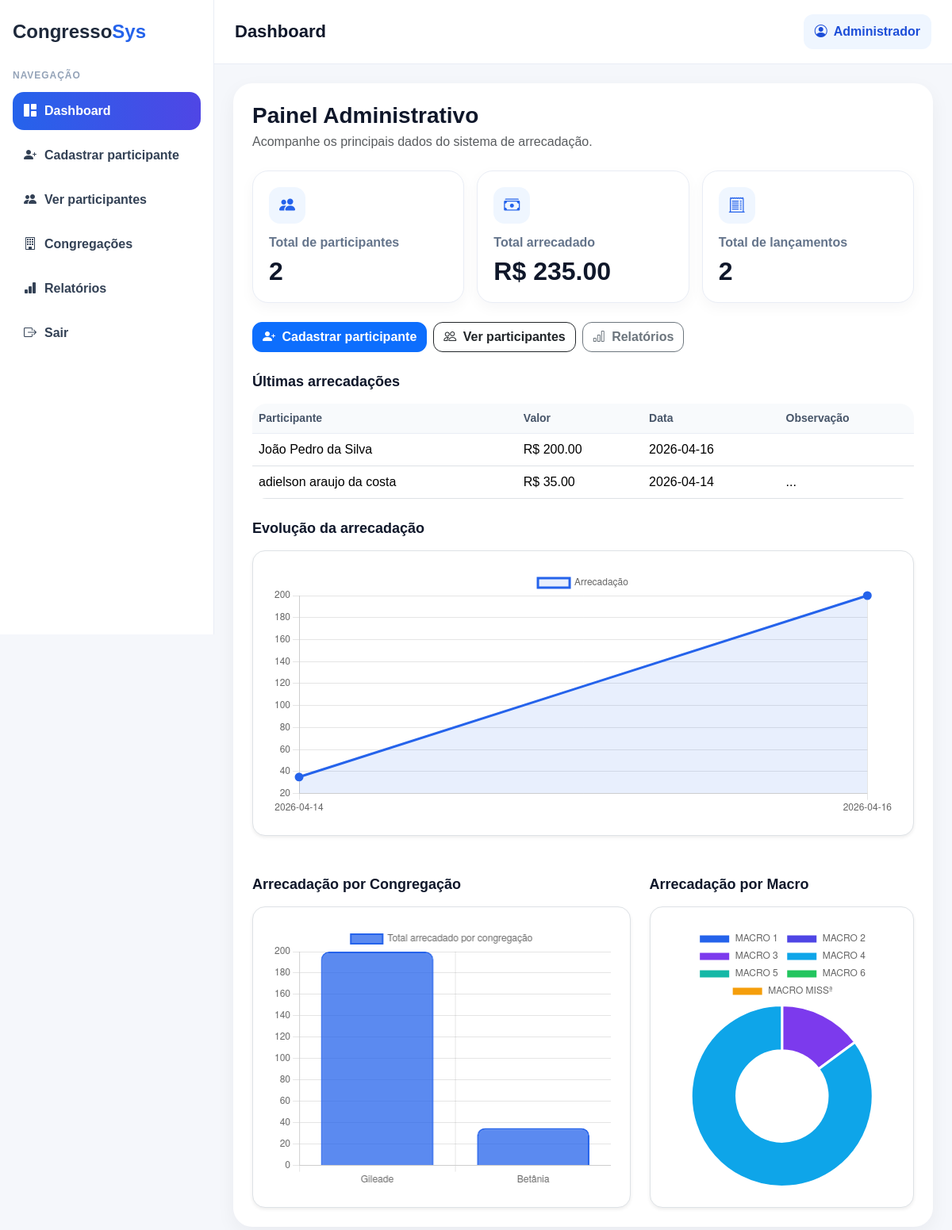
/dashboard (signed in), run on an earlier commit of the app's database.
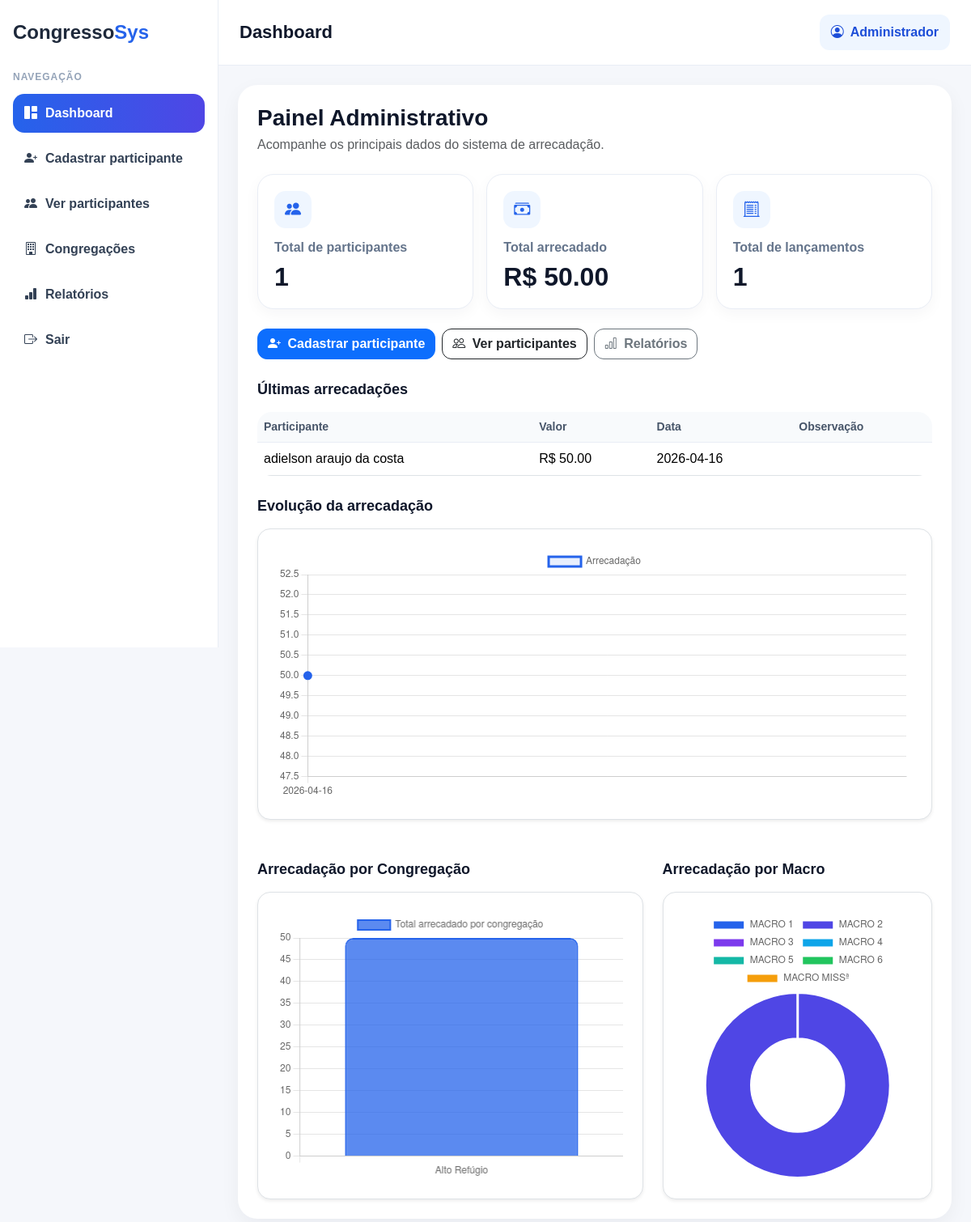
And on a later commit of the database.
### tables this page shows
CREATE TABLE arrecadacoes (
            id INTEGER PRIMARY KEY AUTOINCREMENT,
            participante_id INTEGER,
            valor REAL,
            data_lancamento TEXT,
            observacao TEXT,
            FOREIGN KEY (participante_id) REFERENCES participantes(id)
        );

CREATE TABLE participantes (
            id INTEGER PRIMARY KEY AUTOINCREMENT,
            nome_completo TEXT,
            data_nascimento TEXT,
            cpf TEXT UNIQUE,
            email TEXT,
            numero TEXT,
            nome_mae TEXT,
            congregacao TEXT
        );

### app.py (the view)
@app.route("/dashboard")
def dashboard():
    if "user_id" not in session:
        return redirect("/login")
    conn = get_db()
    total_participantes = conn.execute("""
        SELECT COUNT(*) AS total FROM participantes
    """).fetchone()["total"]
    total_arrecadado = conn.execute("""
        SELECT COALESCE(SUM(valor), 0) AS total FROM arrecadacoes
    """).fetchone()["total"]
    total_lancamentos = conn.execute("""
        SELECT COUNT(*) AS total FROM arrecadacoes
    """).fetchone()["total"]
    ultimas_arrecadacoes = conn.execute("""
        SELECT arrecadacoes.*, participantes.nome_completo
        FROM arrecadacoes
        JOIN participantes ON participantes.id = arrecadacoes.participante_id
        ORDER BY arrecadacoes.id DESC
        LIMIT 5
    """).fetchall()
    arrecadacao_por_congregacao = conn.execute("""
        SELECT participantes.congregacao, COALESCE(SUM(arrecadacoes.valor), 0) AS total
        FROM participantes
        LEFT JOIN arrecadacoes ON arrecadacoes.participante_id = participantes.id
        GROUP BY participantes.congregacao
        ORDER BY total DESC
        LIMIT 10
    """).fetchall()
    arrecadacao_por_macro = conn.execute("""
        SELECT macros.nome AS macro, COALESCE(SUM(arrecadacoes.valor), 0) AS total
        FROM macros
        LEFT JOIN congregacoes ON congregacoes.macro_id = macros.id
        LEFT JOIN participantes ON participantes.congregacao = congregacoes.nome
        LEFT JOIN arrecadacoes ON arrecadacoes.participante_id = participantes.id
        GROUP BY macros.id, macros.nome
        ORDER BY macros.nome
    """).fetchall()
    evolucao_arrecadacao = conn.execute("""
        SELECT data_lancamento, COALESCE(SUM(valor), 0) AS total
        FROM arrecadacoes
        GROUP BY data_lancamento
        ORDER BY data_lancamento ASC
    """).fetchall()
    conn.close()
    return render_template(
        "dashboard.html",
        total_participantes=total_participantes,
        total_arrecadado=total_arrecadado,
        total_lancamentos=total_lancamentos,
        ultimas_arrecadacoes=ultimas_arrecadacoes,
        arrecadacao_por_congregacao=arrecadacao_por_congregacao,
        arrecadacao_por_macro=arrecadacao_por_macro,
        evolucao_arrecadacao=evolucao_arrecadacao
    )

### app.py (called while the page is built)
def get_db():
    conn = sqlite3.connect(DB_PATH)
    conn.row_factory = sqlite3.Row
    return conn

### templates/dashboard.html (shortened to what this page needs)
{% extends "base.html" %}
{% block page_title %}Dashboard{% endblock %}
{% block page_content %}
<div class="mb-4">
    <h3 class="mb-1 fw-bold">Painel Administrativo</h3>
    <p class="text-muted mb-0">Acompanhe os principais dados do sistema de arrecadação.</p>
</div>
<div class="row g-3 mb-4">
    <div class="col-md-4">
        <a href="/participantes" class="text-decoration-none">
            <div class="stat-card">
                <div class="icon">
                    <i class="bi bi-people-fill"></i>
                </div>
                <h6>Total de participantes</h6>
                <h2>{{ total_participantes }}</h2>
            </div>
        </a>
    </div>
    <div class="col-md-4">
        <a href="/relatorios" class="text-decoration-none">
            <div class="stat-card">
                <div class="icon">
                    <i class="bi bi-cash-stack"></i>
                </div>
                <h6>Total arrecadado</h6>
                <h2>R$ {{ "%.2f"|format(total_arrecadado) }}</h2>
            </div>
        </a>
    </div>
    <div class="col-md-4">
        <a href="/relatorios" class="text-decoration-none">
            <div class="stat-card">
                <div class="icon">
                    <i class="bi bi-receipt-cutoff"></i>
                </div>
                <h6>Total de lançamentos</h6>
                <h2>{{ total_lancamentos }}</h2>
            </div>
        </a>
    </div>
</div>
<div class="d-flex flex-wrap gap-2 mb-4">
    <a href="/participantes/cadastrar" class="btn btn-primary">
        <i class="bi bi-person-plus-fill me-1"></i> Cadastrar participante
    </a>
    <a href="/participantes" class="btn btn-outline-dark">
        <i class="bi bi-people me-1"></i> Ver participantes
    </a>
    <a href="/relatorios" class="btn btn-outline-secondary">
        <i class="bi bi-bar-chart me-1"></i> Relatórios
    </a>
</div>
<div class="section-title">Últimas arrecadações</div>
<div class="table-responsive table-modern mb-4">
    <table class="table table-hover align-middle mb-0">
        <thead>
            <tr>
                <th>Participante</th>
                <th>Valor</th>
                <th>Data</th>
                <th>Observação</th>
            </tr>
        </thead>
        <tbody>
            {% for a in ultimas_arrecadacoes %}
            <tr>
                <td>{{ a.nome_completo }}</td>
                <td>R$ {{ "%.2f"|format(a.valor) }}</td>
                <td>{{ a.data_lancamento }}</td>
                <td>{{ a.observacao }}</td>
            </tr>
            {% endfor %}
        </tbody>
    </table>
</div>
<div class="section-title">Evolução da arrecadação</div>
<div class="border rounded-4 p-4 bg-white mb-4 shadow-sm" style="height: 360px;">
    <canvas id="grafico"></canvas>
</div>
<div class="row g-4 mt-2">
    <div class="col-lg-7">
        <div class="section-title">Arrecadação por Congregação</div>
        <div class="border rounded-4 p-4 bg-white shadow-sm" style="height: 380px;">
            <canvas id="graficoCongregacao"></canvas>
        </div>
    </div>
    <div class="col-lg-5">
        <div class="section-title">Arrecadação por Macro</div>
        <div class="border rounded-4 p-4 bg-white shadow-sm" style="height: 380px;">
            <canvas id="graficoMacro"></canvas>
        </div>
    </div>
</div>
{% endblock %}

### templates/base.html (shortened to what this page needs)
<!DOCTYPE html>
<html lang="pt-BR">
<head>
    <link href="https://cdn.jsdelivr.net/npm/bootstrap@5.3.3/dist/css/bootstrap.min.css" rel="stylesheet">
    <link href="https://cdn.jsdelivr.net/npm/bootstrap-icons@1.11.3/font/bootstrap-icons.css" rel="stylesheet">
</head>
<body>
<div class="layout">
    <aside class="sidebar">
        <div class="logo">Congresso<span>Sys</span></div>
        <div class="menu-title">Navegação</div>
        <nav class="menu">
            <a href="/dashboard" class="{% if request.path == '/dashboard' %}active{% endif %}">
                <i class="bi bi-grid-1x2-fill"></i>
                <span>Dashboard</span>
            </a>
            <a href="/participantes/cadastrar" class="{% if request.path == '/participantes/cadastrar' %}active{% endif %}">
                <i class="bi bi-person-plus-fill"></i>
                <span>Cadastrar participante</span>
            </a>
            <a href="/participantes" class="{% if request.path == '/participantes' %}active{% endif %}">
                <i class="bi bi-people-fill"></i>
                <span>Ver participantes</span>
            </a>
            <a href="/congregacoes" class="{% if request.path == '/congregacoes' %}active{% endif %}">
                <i class="bi bi-building"></i>
                <span>Congregações</span>
            </a>
            <a href="/relatorios" class="{% if request.path == '/relatorios' %}active{% endif %}">
                <i class="bi bi-bar-chart-fill"></i>
                <span>Relatórios</span>
            </a>
            <a href="/logout">
                <i class="bi bi-box-arrow-right"></i>
                <span>Sair</span>
            </a>
        </nav>
    </aside>
    <main class="main">
        <div class="topbar">
            <h1>{% block page_title %}Sistema{% endblock %}</h1>
            <div class="topbar-user">
                <i class="bi bi-person-circle me-1"></i>
                {{ session.get("nome", "Usuário") }}
            </div>
        </div>
        <div class="content">
            <div class="content-card">
                {% block page_content %}{% endblock %}
            </div>
        </div>
    </main>
</div>
</body>
</html>

### templates/base.html (style rules this page uses)
body { background: #f5f7fb; font-family: Arial, sans-serif; margin: 0; color: #0f172a; }
.layout { display: flex; min-height: 100vh; }
.sidebar { width: 270px; background: #ffffff; border-right: 1px solid #e9edf5; padding: 22px 16px; position: sticky; top: 0; height: 100vh; }
.logo { font-size: 24px; font-weight: 700; color: #1e293b; margin-bottom: 28px; }
.logo span { color: #2563eb; }
.menu-title { font-size: 12px; color: #94a3b8; font-weight: 700; text-transform: uppercase; letter-spacing: .08em; margin-bottom: 12px; }
.menu a { display: flex; align-items: center; gap: 10px; text-decoration: none; color: #334155; padding: 12px 14px; border-radius: 14px; margin-bottom: 8px; transition: 0.2s ease; font-weight: 600; }
.menu a:hover, .menu a.active { background: linear-gradient(90deg, #2563eb, #4f46e5); color: #fff; }
.main { flex: 1; display: flex; flex-direction: column; min-width: 0; }
.topbar { background: #ffffff; border-bottom: 1px solid #e9edf5; padding: 18px 26px; display: flex; justify-content: space-between; align-items: center; position: sticky; top: 0; z-index: 20; }
.topbar h1 { margin: 0; font-size: 22px; font-weight: 700; color: #0f172a; }
.topbar-user { background: #eff6ff; color: #1d4ed8; padding: 10px 14px; border-radius: 12px; font-weight: 600; white-space: nowrap; }
.content { padding: 24px; }
.content-card { background: #ffffff; border-radius: 24px; padding: 24px; box-shadow: 0 8px 24px rgba(15, 23, 42, 0.05); }
.stat-card { background: #fff; border: 1px solid #e9edf5; border-radius: 20px; padding: 20px; box-shadow: 0 6px 18px rgba(15, 23, 42, 0.04); height: 100%; transition: transform 0.18s ease, box-shadow 0.18s ease; }
.stat-card .icon { width: 46px; height: 46px; border-radius: 14px; display: flex; align-items: center; justify-content: center; background: #eff6ff; color: #2563eb; font-size: 20px; margin-bottom: 14px; }
.stat-card h6 { color: #64748b; margin-bottom: 8px; font-weight: 600; }
.stat-card h2 { margin: 0; color: #0f172a; font-weight: 700; }
.section-title { font-size: 18px; font-weight: 700; color: #0f172a; margin-bottom: 14px; }
.table-modern { border-radius: 18px; overflow: hidden; }
.table-modern thead th { background: #f8fafc; color: #475569; border-bottom: 1px solid #e9edf5; font-size: 14px; font-weight: 700; }
.table-modern td { vertical-align: middle; }
.btn-primary, .btn-success, .btn-warning, .btn-danger, .btn-outline-secondary, .btn-outline-dark { border-radius: 12px; font-weight: 600; }

What changed in the data, as far as the page shows it:
removed arrecadacoes: nome_completo "João Pedro da Silva", valor "200.00", data_lancamento "2026-04-16"
changed arrecadacoes "adielson araujo da costa": valor "35.00" → "50.00"; data_lancamento "2026-04-14" → "2026-04-16"; observacao "..." → (not shown)
Also different on the page:
{{ total_participantes }}: "2" → "1"
{{ "%.2f"|format(total_arrecadado) }}: "235.00" → "50.00"
{{ total_lancamentos }}: "2" → "1"
chart data {{ item.congregacao }}: Gileade, Betânia → Alto Refúgio
chart data {{ item.total }}: 200.0, 35.0 → 50.0
chart data {{ item.total }}: 0, 0, 35.0, 200.0, 0, 0, 0 → 0, 50.0, 0, 0, 0, 0, 0
